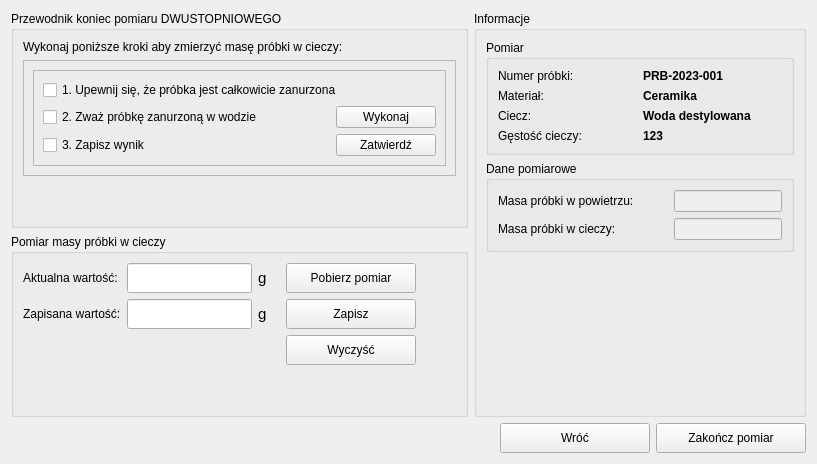
                  <widget class="QWidget" name="pageFinishMeasurementSecond">
                   <layout class="QGridLayout" name="gridLayout_3">
                    <item row="2" column="0" colspan="2">
                     <layout class="QHBoxLayout" name="navigationButtonsLayout">
                      <item>
                       <spacer name="horizontalSpacer_2">
                        <property name="orientation">
                         <enum>Qt::Orientation::Horizontal</enum>
                        </property>
                        <property name="sizeHint" stdset="0">
                         <size>
                          <width>454</width>
                          <height>20</height>
                         </size>
                        </property>
                       </spacer>
                      </item>
                      <item>
                       <widget class="QPushButton" name="buttonPrevFluidMass">
                        <property name="minimumSize">
                         <size>
                          <width>150</width>
                          <height>30</height>
                         </size>
                        </property>
                        <property name="text">
                         <string>Wróć</string>
                        </property>
                       </widget>
                      </item>
                      <item>
                       <widget class="QPushButton" name="buttonFinishMeasurementSecond">
                        <property name="enabled">
                         <bool>true</bool>
                        </property>
                        <property name="minimumSize">
                         <size>
                          <width>150</width>
                          <height>30</height>
                         </size>
                        </property>
                        <property name="text">
                         <string>Zakończ pomiar</string>
                        </property>
                       </widget>
                      </item>
                     </layout>
                    </item>
                    <item row="0" column="0">
                     <widget class="QGroupBox" name="groupBoxGuideFinishMeasureSecond">
                      <property name="minimumSize">
                       <size>
                        <width>0</width>
                        <height>0</height>
                       </size>
                      </property>
                      <property name="title">
                       <string>Przewodnik koniec pomiaru DWUSTOPNIOWEGO</string>
                      </property>
                      <layout class="QVBoxLayout" name="verticalLayout_27">
                       <item>
                        <widget class="QLabel" name="labelGuideDescriptionFinishMeasureSecond">
                         <property name="font">
                          <font>
                           <pointsize>9</pointsize>
                          </font>
                         </property>
                         <property name="text">
                          <string>Wykonaj poniższe kroki aby zmierzyć masę próbki w cieczy:</string>
                         </property>
                         <property name="wordWrap">
                          <bool>true</bool>
                         </property>
                        </widget>
                       </item>
                       <item>
                        <widget class="QFrame" name="stepsFrame">
                         <property name="frameShape">
                          <enum>QFrame::Shape::StyledPanel</enum>
                         </property>
                         <property name="frameShadow">
                          <enum>QFrame::Shadow::Raised</enum>
                         </property>
                         <layout class="QVBoxLayout" name="verticalLayout_13">
                          <item>
                           <widget class="QFrame" name="frameFluidMassSteps">
                            <property name="frameShape">
                             <enum>QFrame::Shape::StyledPanel</enum>
                            </property>
                            <property name="frameShadow">
                             <enum>QFrame::Shadow::Raised</enum>
                            </property>
                            <layout class="QVBoxLayout" name="stepsLayout_6">
                             <property name="spacing">
                              <number>6</number>
                             </property>
                             <property name="leftMargin">
                              <number>9</number>
                             </property>
                             <property name="topMargin">
                              <number>9</number>
                             </property>
                             <property name="rightMargin">
                              <number>9</number>
                             </property>
                             <property name="bottomMargin">
                              <number>9</number>
                             </property>
                             <item>
                              <widget class="QCheckBox" name="step3CheckBox_6">
                               <property name="text">
                                <string>1. Upewnij się, że próbka jest całkowicie zanurzona</string>
                               </property>
                              </widget>
                             </item>
                             <item>
                              <layout class="QHBoxLayout" name="step1Layout_6">
                               <item>
                                <widget class="QCheckBox" name="step2FinishMeasureSecondCheckBox">
                                 <property name="text">
                                  <string>2. Zważ próbkę zanurzoną w wodzie</string>
                                 </property>
                                </widget>
                               </item>
                               <item>
                                <widget class="QPushButton" name="buttonFinishMeasureSecondExecuteStepTwo">
                                 <property name="maximumSize">
                                  <size>
                                   <width>100</width>
                                   <height>25</height>
                                  </size>
                                 </property>
                                 <property name="text">
                                  <string>Wykonaj</string>
                                 </property>
                                </widget>
                               </item>
                              </layout>
                             </item>
                             <item>
                              <layout class="QHBoxLayout" name="step2Layout_6">
                               <item>
                                <widget class="QCheckBox" name="step3FinishMeasureSecondCheckBox">
                                 <property name="text">
                                  <string>3. Zapisz wynik</string>
                                 </property>
                                </widget>
                               </item>
                               <item>
                                <widget class="QPushButton" name="buttonFinishMeasureSecondExecuteStepTree">
                                 <property name="maximumSize">
                                  <size>
                                   <width>100</width>
                                   <height>25</height>
                                  </size>
                                 </property>
                                 <property name="text">
                                  <string>Zatwierdź</string>
                                 </property>
                                </widget>
                               </item>
                              </layout>
                             </item>
                            </layout>
                           </widget>
                          </item>
                         </layout>
                        </widget>
                       </item>
                       <item>
                        <spacer name="verticalSpacer_7">
                         <property name="orientation">
                          <enum>Qt::Orientation::Vertical</enum>
                         </property>
                         <property name="sizeHint" stdset="0">
                          <size>
                           <width>20</width>
                           <height>40</height>
                          </size>
                         </property>
                        </spacer>
                       </item>
                      </layout>
                     </widget>
                    </item>
                    <item row="1" column="0">
                     <layout class="QVBoxLayout" name="verticalLayout_3">
                      <item>
                       <widget class="QGroupBox" name="groupBoxFinishMeasureSecond">
                        <property name="minimumSize">
                         <size>
                          <width>380</width>
                          <height>0</height>
                         </size>
                        </property>
                        <property name="title">
                         <string>Pomiar masy próbki w cieczy</string>
                        </property>
                        <layout class="QVBoxLayout" name="verticalLayout_2">
                         <item>
                          <layout class="QHBoxLayout" name="savedValueLayout_2">
                           <item>
                            <layout class="QGridLayout" name="gridLayout_2">
                             <item row="3" column="0">
                              <widget class="QLabel" name="labelSavedValueFinishMeasureSecond">
                               <property name="minimumSize">
                                <size>
                                 <width>0</width>
                                 <height>0</height>
                                </size>
                               </property>
                               <property name="font">
                                <font>
                                 <pointsize>9</pointsize>
                                </font>
                               </property>
                               <property name="text">
                                <string>Zapisana wartość:</string>
                               </property>
                              </widget>
                             </item>
                             <item row="0" column="2">
                              <widget class="QLabel" name="unitLabel_2">
                               <property name="font">
                                <font>
                                 <pointsize>11</pointsize>
                                </font>
                               </property>
                               <property name="text">
                                <string>g</string>
                               </property>
                              </widget>
                             </item>
                             <item row="0" column="0">
                              <widget class="QLabel" name="labelCurrentValueFinishMeasureSecond">
                               <property name="minimumSize">
                                <size>
                                 <width>0</width>
                                 <height>0</height>
                                </size>
                               </property>
                               <property name="font">
                                <font>
                                 <pointsize>9</pointsize>
                                </font>
                               </property>
                               <property name="text">
                                <string>Aktualna wartość:</string>
                               </property>
                              </widget>
                             </item>
                             <item row="0" column="1">
                              <widget class="QLineEdit" name="editCurrentValueFinishSecond">
                               <property name="minimumSize">
                                <size>
                                 <width>50</width>
                                 <height>30</height>
                                </size>
                               </property>
                               <property name="maximumSize">
                                <size>
                                 <width>200</width>
                                 <height>16777215</height>
                                </size>
                               </property>
                               <property name="font">
                                <font>
                                 <pointsize>9</pointsize>
                                 <bold>true</bold>
                                </font>
                               </property>
                               <property name="alignment">
                                <set>Qt::AlignmentFlag::AlignCenter</set>
                               </property>
                               <property name="readOnly">
                                <bool>true</bool>
                               </property>
                              </widget>
                             </item>
                             <item row="4" column="1">
                              <spacer name="verticalSpacer_5">
                               <property name="orientation">
                                <enum>Qt::Orientation::Vertical</enum>
                               </property>
                               <property name="sizeHint" stdset="0">
                                <size>
                                 <width>20</width>
                                 <height>40</height>
                                </size>
                               </property>
                              </spacer>
                             </item>
                             <item row="3" column="2">
                              <widget class="QLabel" name="savedUnitLabel_2">
                               <property name="font">
                                <font>
                                 <pointsize>11</pointsize>
                                </font>
                               </property>
                               <property name="text">
                                <string>g</string>
                               </property>
                              </widget>
                             </item>
                             <item row="3" column="1">
                              <widget class="QLineEdit" name="editSavedValueFinishMeasureSecond">
                               <property name="minimumSize">
                                <size>
                                 <width>50</width>
                                 <height>30</height>
                                </size>
                               </property>
                               <property name="maximumSize">
                                <size>
                                 <width>200</width>
                                 <height>16777215</height>
                                </size>
                               </property>
                               <property name="font">
                                <font>
                                 <pointsize>9</pointsize>
                                 <bold>true</bold>
                                </font>
                               </property>
                               <property name="alignment">
                                <set>Qt::AlignmentFlag::AlignCenter</set>
                               </property>
                               <property name="readOnly">
                                <bool>true</bool>
                               </property>
                              </widget>
                             </item>
                            </layout>
                           </item>
                           <item>
                            <spacer name="horizontalSpacer_15">
                             <property name="orientation">
                              <enum>Qt::Orientation::Horizontal</enum>
                             </property>
                             <property name="sizeType">
                              <enum>QSizePolicy::Policy::Minimum</enum>
                             </property>
                             <property name="sizeHint" stdset="0">
                              <size>
                               <width>13</width>
                               <height>13</height>
                              </size>
                             </property>
                            </spacer>
                           </item>
                           <item>
                            <layout class="QGridLayout" name="gridLayout_7">
                             <item row="1" column="0">
                              <widget class="QPushButton" name="buttonSaveCurrentFinishSecond">
                               <property name="minimumSize">
                                <size>
                                 <width>130</width>
                                 <height>30</height>
                                </size>
                               </property>
                               <property name="text">
                                <string>Zapisz</string>
                               </property>
                              </widget>
                             </item>
                             <item row="2" column="0">
                              <widget class="QPushButton" name="buttonClearSavedValueFinishMeasureSecond">
                               <property name="minimumSize">
                                <size>
                                 <width>130</width>
                                 <height>30</height>
                                </size>
                               </property>
                               <property name="text">
                                <string>Wyczyść</string>
                               </property>
                              </widget>
                             </item>
                             <item row="0" column="0">
                              <widget class="QPushButton" name="buttonGetCurrentValueFinishMeasureSecond">
                               <property name="minimumSize">
                                <size>
                                 <width>130</width>
                                 <height>30</height>
                                </size>
                               </property>
                               <property name="text">
                                <string>Pobierz pomiar</string>
                               </property>
                              </widget>
                             </item>
                             <item row="3" column="0">
                              <spacer name="verticalSpacer_11">
                               <property name="orientation">
                                <enum>Qt::Orientation::Vertical</enum>
                               </property>
                               <property name="sizeHint" stdset="0">
                                <size>
                                 <width>20</width>
                                 <height>40</height>
                                </size>
                               </property>
                              </spacer>
                             </item>
                            </layout>
                           </item>
                           <item>
                            <spacer name="horizontalSpacer_12">
                             <property name="orientation">
                              <enum>Qt::Orientation::Horizontal</enum>
                             </property>
                             <property name="sizeHint" stdset="0">
                              <size>
                               <width>40</width>
                               <height>20</height>
                              </size>
                             </property>
                            </spacer>
                           </item>
                          </layout>
                         </item>
                        </layout>
                       </widget>
                      </item>
                     </layout>
                    </item>
                    <item row="0" column="1" rowspan="2">
                     <widget class="QGroupBox" name="calculationHydroGroupBox">
                      <property name="minimumSize">
                       <size>
                        <width>0</width>
                        <height>200</height>
                       </size>
                      </property>
                      <property name="maximumSize">
                       <size>
                        <width>350</width>
                        <height>16777215</height>
                       </size>
                      </property>
                      <property name="title">
                       <string>Informacje</string>
                      </property>
                      <layout class="QVBoxLayout" name="verticalLayout_5">
                       <item>
                        <widget class="QGroupBox" name="groupBox_3">
                         <property name="title">
                          <string>Pomiar</string>
                         </property>
                         <layout class="QGridLayout" name="gridLayout_6">
                          <item row="0" column="0">
                           <widget class="QLabel" name="labelSampleFinishMeasureSecond">
                            <property name="text">
                             <string>Numer próbki:</string>
                            </property>
                           </widget>
                          </item>
                          <item row="0" column="1">
                           <widget class="QLabel" name="editSampleIdValueFinishMeasureSecond">
                            <property name="font">
                             <font>
                              <bold>true</bold>
                             </font>
                            </property>
                            <property name="text">
                             <string>PRB-2023-001</string>
                            </property>
                           </widget>
                          </item>
                          <item row="1" column="0">
                           <widget class="QLabel" name="labelSampleMaterialFinishMeasureSecond">
                            <property name="text">
                             <string>Materiał:</string>
                            </property>
                           </widget>
                          </item>
                          <item row="1" column="1">
                           <widget class="QLabel" name="editSampleMaterialValueFinishMeasureSecond">
                            <property name="font">
                             <font>
                              <bold>true</bold>
                             </font>
                            </property>
                            <property name="text">
                             <string>Ceramika</string>
                            </property>
                           </widget>
                          </item>
                          <item row="2" column="0">
                           <widget class="QLabel" name="labelSampleMaterialFinishMeasureSecond_2">
                            <property name="text">
                             <string>Ciecz:</string>
                            </property>
                           </widget>
                          </item>
                          <item row="2" column="1">
                           <widget class="QLabel" name="editLiquidFinishMeasureSecond">
                            <property name="font">
                             <font>
                              <bold>true</bold>
                             </font>
                            </property>
                            <property name="text">
                             <string>Woda destylowana</string>
                            </property>
                           </widget>
                          </item>
                          <item row="3" column="0">
                           <widget class="QLabel" name="labelDensityLiquidFinishMeasureSecond">
                            <property name="minimumSize">
                             <size>
                              <width>0</width>
                              <height>0</height>
                             </size>
                            </property>
                            <property name="text">
                             <string>Gęstość cieczy:</string>
                            </property>
                           </widget>
                          </item>
                          <item row="3" column="1">
                           <widget class="QLabel" name="editDensityLiquidFinishMeasureSecond">
                            <property name="font">
                             <font>
                              <bold>true</bold>
                             </font>
                            </property>
                            <property name="text">
                             <string>123</string>
                            </property>
                           </widget>
                          </item>
                         </layout>
                        </widget>
                       </item>
                       <item>
                        <widget class="QGroupBox" name="calculationHydroDateGroupBox">
                         <property name="minimumSize">
                          <size>
                           <width>250</width>
                           <height>0</height>
                          </size>
                         </property>
                         <property name="title">
                          <string>Dane pomiarowe</string>
                         </property>
                         <layout class="QFormLayout" name="formLayout_4">
                          <item row="0" column="0">
                           <widget class="QLabel" name="labelDryMeasureFinishMeasureSecond">
                            <property name="text">
                             <string>Masa próbki w powietrzu:</string>
                            </property>
                           </widget>
                          </item>
                          <item row="0" column="1">
                           <widget class="QLineEdit" name="editDryMeasureFinishMeasureSecond">
                            <property name="enabled">
                             <bool>false</bool>
                            </property>
                            <property name="maximumSize">
                             <size>
                              <width>120</width>
                              <height>16777215</height>
                             </size>
                            </property>
                            <property name="alignment">
                             <set>Qt::AlignmentFlag::AlignRight|Qt::AlignmentFlag::AlignTrailing|Qt::AlignmentFlag::AlignVCenter</set>
                            </property>
                            <property name="readOnly">
                             <bool>true</bool>
                            </property>
                           </widget>
                          </item>
                          <item row="1" column="0">
                           <widget class="QLabel" name="labelLiquidMeasureFinishMeasureSecond">
                            <property name="minimumSize">
                             <size>
                              <width>170</width>
                              <height>0</height>
                             </size>
                            </property>
                            <property name="text">
                             <string>Masa próbki w cieczy:</string>
                            </property>
                           </widget>
                          </item>
                          <item row="1" column="1">
                           <widget class="QLineEdit" name="editLiquidMeasureFinishMeasureSecond">
                            <property name="enabled">
                             <bool>false</bool>
                            </property>
                            <property name="maximumSize">
                             <size>
                              <width>120</width>
                              <height>16777215</height>
                             </size>
                            </property>
                            <property name="alignment">
                             <set>Qt::AlignmentFlag::AlignRight|Qt::AlignmentFlag::AlignTrailing|Qt::AlignmentFlag::AlignVCenter</set>
                            </property>
                            <property name="readOnly">
                             <bool>true</bool>
                            </property>
                           </widget>
                          </item>
                         </layout>
                        </widget>
                       </item>
                       <item>
                        <spacer name="verticalSpacer_3">
                         <property name="orientation">
                          <enum>Qt::Orientation::Vertical</enum>
                         </property>
                         <property name="sizeHint" stdset="0">
                          <size>
                           <width>20</width>
                           <height>40</height>
                          </size>
                         </property>
                        </spacer>
                       </item>
                      </layout>
                     </widget>
                    </item>
                   </layout>
                  </widget>
